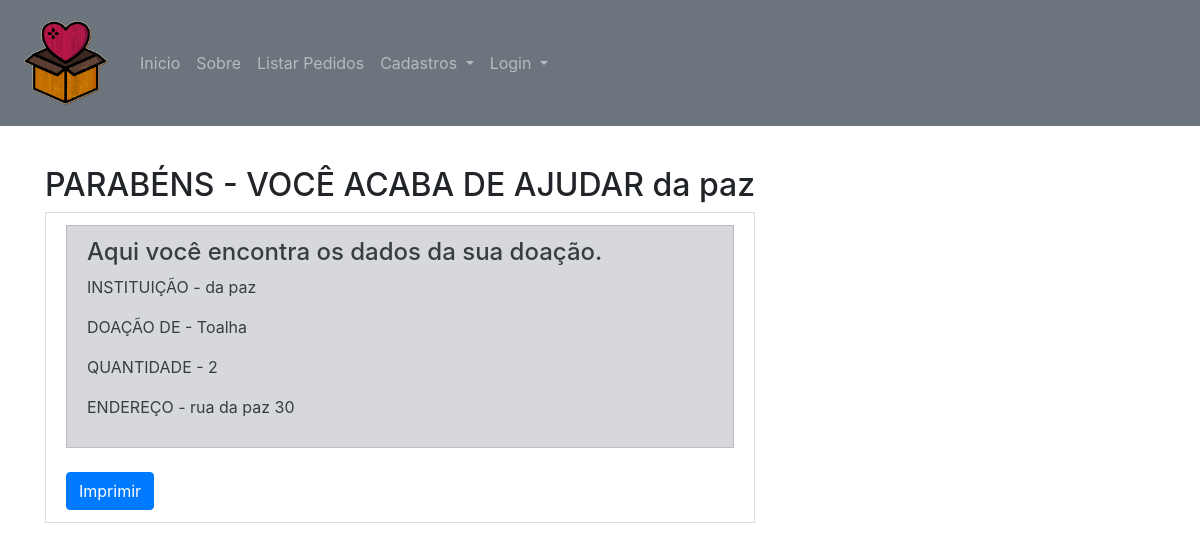
/confirmar/entrega/, run on an earlier commit of the app's database.
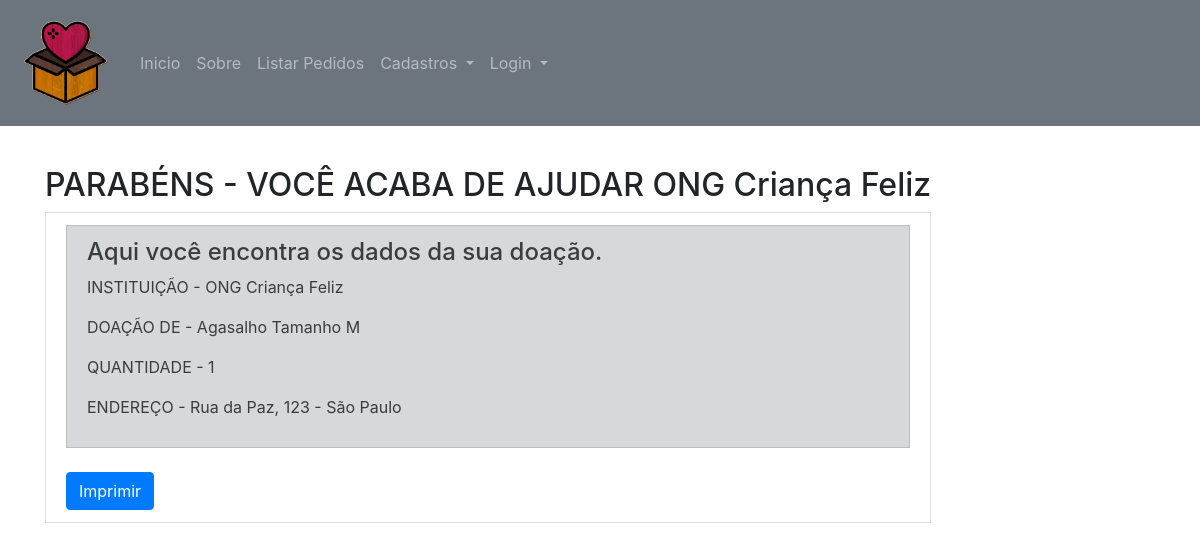
And on a later commit of the database.
### doacao/models.py (models this page shows, shortened)
class Produto(models.Model):
   nome = models.CharField(max_length = 100, verbose_name="Nome do Produto")
   quantidade = models.IntegerField(verbose_name="Quantidade")
   instituicao = models.ForeignKey(Instituicao, on_delete=models.CASCADE)

class Instituicao(models.Model):
   nome = models.CharField(max_length = 100, verbose_name="Nome da Instituição")
   email = models.CharField(max_length= 100, verbose_name="e-mail")
   endereco = models.CharField(max_length= 255,verbose_name="Endereço")

### doacao/views.py (the view)
# urls.py: path('confirmar/entrega/', EntregaList.as_view(), name="confirmar-entrega"),
class EntregaList(ListView):
   model = Produto
   template_name = 'entrega.html'
   paginate_by = 1

### doacao/templates/entrega.html
{% extends 'base.html' %}
{% load static %}
{% load crispy_forms_tags %}
{% block conteudo %}
    {% for produto in object_list %}
    <div class="container">
        <h2>PARABÉNS - VOCÊ ACABA DE AJUDAR {{produto.instituicao.nome}}</h2>
        <div class="list-group-item list-group-item-action">
          <a href="#" class="list-group-item list-group-item-action list-group-item-secondary ">
            <h4 class="list-group-item-heading">Aqui você encontra os dados da sua doação.</h4>
            <p class="list-group-item-text">INSTITUIÇÃO - {{produto.instituicao.nome}}</p>
            <p class="list-group-item-text">DOAÇÃO DE  - {{produto.nome}}</p>
            <p class="list-group-item-text">QUANTIDADE - {{produto.quantidade}}</p>
            <p class="list-group-item-text">ENDEREÇO - {{produto.instituicao.endereco}}</p>
          </a>
    {% endfor %}
    <br>
    <button type="submit" class="btn btn-primary">
      Imprimir
</button>
{% endblock %}

What changed in the data, as far as the page shows it:
removed Produto: instituicao.nome "da paz", nome "Toalha", quantidade "2", instituicao.endereco "rua da paz 30"
added Produto: instituicao.nome "ONG Criança Feliz", nome "Agasalho Tamanho M", quantidade "1", instituicao.endereco "Rua da Paz, 123 - São Paulo"
